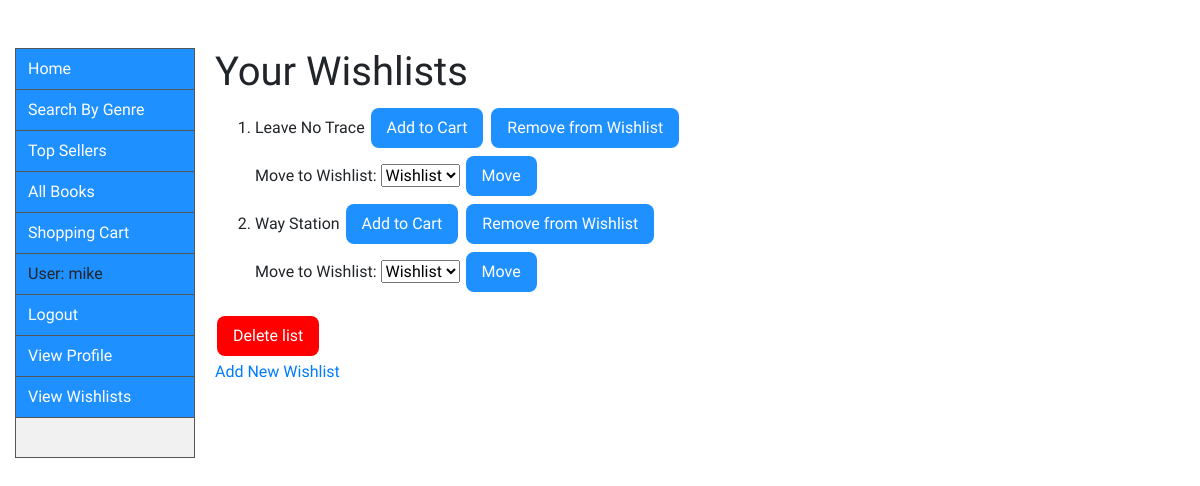
The app's page /search/wishlists/ (signed in), older data.
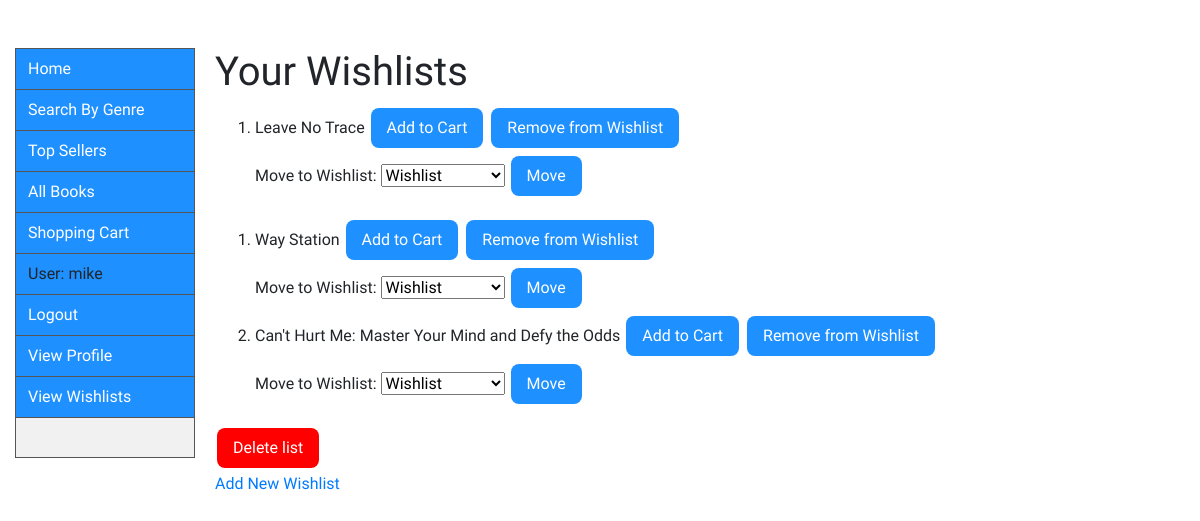
The same page, newer data.
### catalog/models.py (models this page shows, shortened)
class Book(models.Model):
    title = models.CharField(max_length=200)
    author = models.ForeignKey('Author', on_delete=models.SET_NULL, null=True)
    publisher = models.CharField(max_length=50, default='Publisher')
    publishing_date = models.DateTimeField()
    summary = models.TextField(
        max_length=1000, help_text='Enter a brief description of the book')
    price = models.FloatField(default="9.99")
    genre = models.ManyToManyField(
        Genre, help_text='Select a genre for this book')
    model_pic = models.ImageField(upload_to='pics/', blank=True, null=True)
    slug = models.SlugField()
    class Meta:
        verbose_name_plural = "books"
    def get_add_to_cart_url(self):
        return reverse('add-to-cart', kwargs={
            'slug': self.slug
        })
    def get_remove_from_wishlist_url(self):
        return reverse('remove-from-wishlist', kwargs={
            'slug': self.slug
        })
    def get_transfer_wishlist_url(self):
        return reverse('transfer-wishlist', kwargs={
            'slug': self.slug
        })

### catalog/views.py (the view)
# urls.py: path('wishlists/', views.WishlistsView.as_view(), name='wishlists'),
class WishlistsView(generic.ListView):
    model = Wishlist
    template_name = 'catalog/wishlists.html'
    queryset = Book.objects.all()
    def get_context_data(self, **kwargs):
        context = super().get_context_data(**kwargs)
        if self.request.user.is_authenticated:
            context['wishlists'] = Wishlist.objects.filter(
                user=self.request.user)
        return context

### catalog/templates/catalog/wishlists.html (shortened to what this page needs)
{% extends "base_generic.html" %}
{% block content %}
{% if user.is_authenticated %}
    <h1>Your Wishlists</h1>
    {% for wishlist in wishlists %}
    <ol>
    {% for book in wishlist.books.all %}
    <li>{{ book.title }} <a href="{{book.get_add_to_cart_url}}"> <button type="button" class="button2">Add to Cart</button> </a>
    <a href="{{book.get_remove_from_wishlist_url}}"> <button type="button" class="button2">Remove from Wishlist</button> </a>
        <form action="{{book.get_transfer_wishlist_url}}" method="post">
            Move to Wishlist:
            <select name="wish">
                {% for list in wishlists %}
            <option value="{{list.id}}">{{list.name}}</option>
                {% endfor %}
            </select>
            <button type="submit" class="button2">Move</button>
        </form>
    </li>
    {% endfor %}
    </ol>
    {% endfor %}
    <h4>{{ wishlist.name }}</h4> <form action="{% url 'delete-wishlist' %}" method="post">{% csrf_token %} <button type="submit" name="del" value="{{wishlist.id}}" class="button3">Delete list</button></form>
    <a href="newwish/">Add New Wishlist</a>
    {% else %}
    <h1>Oops!</h1>
    <p>You are not <a href="{% url 'login' %}">logged in</a>.</p>
{% endif %}
{% endblock %}

Row changes from the older to the newer data that the page shows:
changed Wishlist (number 1 of 2 on the later page): loses Book (title "Way Station")
added Wishlist: Book (title "Way Station")
now on this page (row unchanged): Book: title "Can't Hurt Me: Master Your Mind and Defy the Odds"
